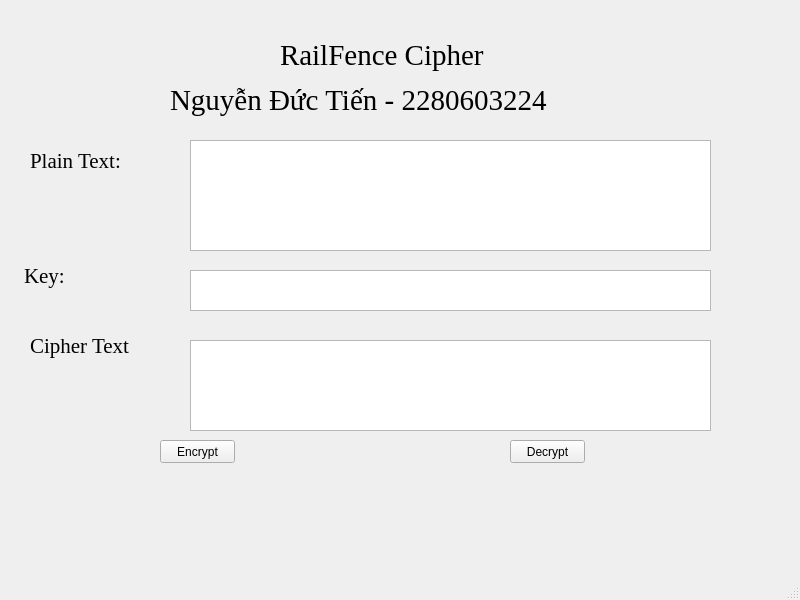
<?xml version="1.0" encoding="UTF-8"?>
<ui version="4.0">
 <class>MainWindow</class>
 <widget class="QMainWindow" name="MainWindow">
  <property name="geometry">
   <rect>
    <x>0</x>
    <y>0</y>
    <width>800</width>
    <height>600</height>
   </rect>
  </property>
  <property name="windowTitle">
   <string>MainWindow</string>
  </property>
  <widget class="QWidget" name="centralwidget">
   <widget class="QTextEdit" name="txt_cipher_text">
    <property name="geometry">
     <rect>
      <x>190</x>
      <y>340</y>
      <width>521</width>
      <height>91</height>
     </rect>
    </property>
   </widget>
   <widget class="QLabel" name="label_4">
    <property name="geometry">
     <rect>
      <x>24</x>
      <y>260</y>
      <width>71</width>
      <height>31</height>
     </rect>
    </property>
    <property name="font">
     <font>
      <family>Times New Roman</family>
      <pointsize>16</pointsize>
     </font>
    </property>
    <property name="text">
     <string>Key: </string>
    </property>
   </widget>
   <widget class="QTextEdit" name="txt_plain_text">
    <property name="geometry">
     <rect>
      <x>190</x>
      <y>140</y>
      <width>521</width>
      <height>111</height>
     </rect>
    </property>
   </widget>
   <widget class="QLabel" name="label_3">
    <property name="geometry">
     <rect>
      <x>30</x>
      <y>140</y>
      <width>121</width>
      <height>41</height>
     </rect>
    </property>
    <property name="font">
     <font>
      <family>Times New Roman</family>
      <pointsize>16</pointsize>
     </font>
    </property>
    <property name="text">
     <string>Plain Text:</string>
    </property>
   </widget>
   <widget class="QPushButton" name="btn_decrypt">
    <property name="geometry">
     <rect>
      <x>510</x>
      <y>440</y>
      <width>75</width>
      <height>23</height>
     </rect>
    </property>
    <property name="text">
     <string>Decrypt</string>
    </property>
   </widget>
   <widget class="QTextEdit" name="txt_key">
    <property name="geometry">
     <rect>
      <x>190</x>
      <y>270</y>
      <width>521</width>
      <height>41</height>
     </rect>
    </property>
   </widget>
   <widget class="QLabel" name="label_2">
    <property name="geometry">
     <rect>
      <x>170</x>
      <y>80</y>
      <width>521</width>
      <height>41</height>
     </rect>
    </property>
    <property name="font">
     <font>
      <family>Times New Roman</family>
      <pointsize>22</pointsize>
     </font>
    </property>
    <property name="text">
     <string>Nguyễn Đức Tiến - 2280603224</string>
    </property>
   </widget>
   <widget class="QLabel" name="label_5">
    <property name="geometry">
     <rect>
      <x>30</x>
      <y>330</y>
      <width>151</width>
      <height>31</height>
     </rect>
    </property>
    <property name="font">
     <font>
      <family>Times New Roman</family>
      <pointsize>16</pointsize>
     </font>
    </property>
    <property name="text">
     <string>Cipher Text</string>
    </property>
   </widget>
   <widget class="QLabel" name="label">
    <property name="geometry">
     <rect>
      <x>280</x>
      <y>20</y>
      <width>251</width>
      <height>71</height>
     </rect>
    </property>
    <property name="font">
     <font>
      <family>Times New Roman</family>
      <pointsize>22</pointsize>
     </font>
    </property>
    <property name="text">
     <string>RailFence Cipher</string>
    </property>
    <property name="textFormat">
     <enum>Qt::PlainText</enum>
    </property>
   </widget>
   <widget class="QPushButton" name="btn_encrypt">
    <property name="geometry">
     <rect>
      <x>160</x>
      <y>440</y>
      <width>75</width>
      <height>23</height>
     </rect>
    </property>
    <property name="text">
     <string>Encrypt</string>
    </property>
   </widget>
  </widget>
  <widget class="QMenuBar" name="menubar">
   <property name="geometry">
    <rect>
     <x>0</x>
     <y>0</y>
     <width>800</width>
     <height>26</height>
    </rect>
   </property>
  </widget>
  <widget class="QStatusBar" name="statusbar"/>
 </widget>
 <resources/>
 <connections/>
</ui>
